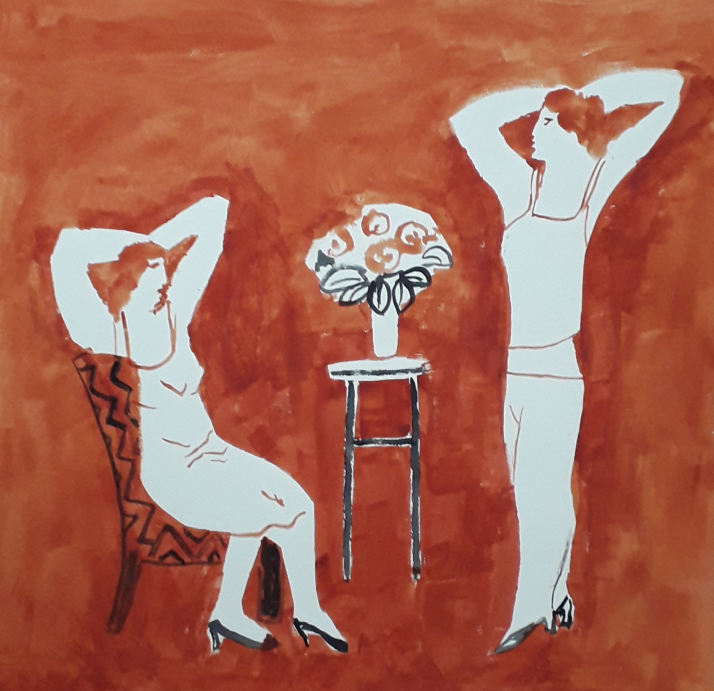
#> input picture img/20201002_093126.jpg, 2140 x 2072 px (shown at 1/3 size); its folder holds only this picture in this run
$ python resize_images.py
#> lines starting #> are read from the running program, lines starting #| are printed output that depends on the picture
"""Make every uploaded image web-sized, and create its small preview in img/sm.
Runs automatically on GitHub after each upload from Pages CMS (see .github/workflows/images.yml).
- Turns phone photos the right way up (EXIF rotation)
- Shrinks the main image to at most 2000 px on its longest side
- Creates img/sm/<name> at 900 px for the grids
Originals that are already small are left alone."""
import os, sys
from PIL import Image, ImageOps
ROOT = os.path.join(os.path.dirname(__file__), '..', 'img')
SM = os.path.join(ROOT, 'sm')
MAX, THUMB = 2000, 900
os.makedirs(SM, exist_ok=True)
changed = 0
# Leave the big opening image alone (it is shown full-screen and was prepared by hand)
import json
try:
    KEEP = {os.path.basename((json.load(open(os.path.join(ROOT, '..', 'data', 'site.json'))).get('hero') or {}).get('image', ''))}
except Exception:
    KEEP = set()
for name in sorted(os.listdir(ROOT)):
    path = os.path.join(ROOT, name)
    if not os.path.isfile(path) or not name.lower().endswith(('.jpg', '.jpeg', '.png', '.webp')):
        continue
    try:
        im = Image.open(path)
#> im is the input picture: PIL image 2140x2072 RGB; mean R, G, B 168.5, 102.4, 85
        exif_rot = im.getexif().get(0x0112, 1) not in (1, None)
#> exif_rot = True
        big = name not in KEEP and (max(im.size) > MAX or os.path.getsize(path) > 1_200_000)
#> big = True
        fmt = 'PNG' if name.lower().endswith('.png') else ('WEBP' if name.lower().endswith('.webp') else 'JPEG')
        resized = False
        if (exif_rot and name not in KEEP) or big:
            im = ImageOps.exif_transpose(im)
            if max(im.size) > MAX:
                im.thumbnail((MAX, MAX), Image.LANCZOS)
#> im: PIL image 2000x1936 RGB
            if fmt == 'JPEG':
                im.convert('RGB').save(path, 'JPEG', quality=86, optimize=True, progressive=True)
            else:
                im.save(path, fmt, optimize=True)
            changed += 1; resized = True
            print('resized', name, im.size)
#| resized 20201002_093126.jpg (2000, 1936)
            im = Image.open(path)
        sp = os.path.join(SM, name)
        if not os.path.exists(sp) or resized:
            t = ImageOps.exif_transpose(im)
            t.thumbnail((THUMB, THUMB * 2), Image.LANCZOS)
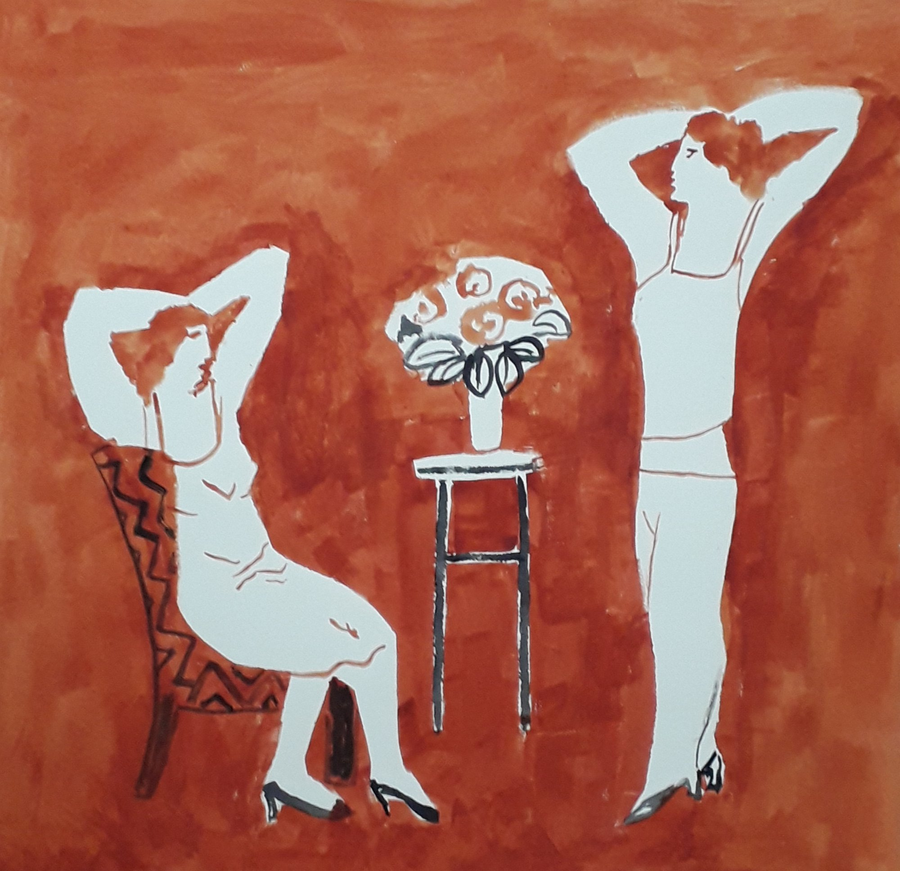
#> t: PIL image 900x871 RGB; mean R, G, B 168.5, 102.4, 85
            if fmt == 'JPEG':
                t.convert('RGB').save(sp, 'JPEG', quality=82, optimize=True, progressive=True)
            else:
                t.save(sp, fmt, optimize=True)
            changed += 1
            print('preview', name, t.size)
#| preview 20201002_093126.jpg (900, 871)
    except Exception as e:
        print('skipped', name, e, file=sys.stderr)
print(changed, 'files written')
